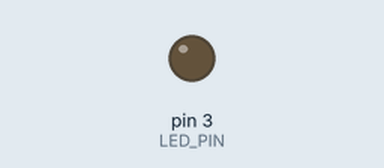
Bench run of a sketch on a simulated Arduino Uno, built with avr-gcc and run on an emulated ATmega328P. On the bench: output pins drawn as LEDs (lit = HIGH).

Above: at 0.05 s.
At 0.65 s:
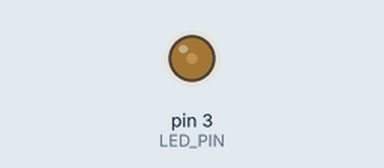
At 1.3 s:
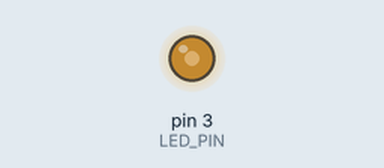
At 2.55 s:
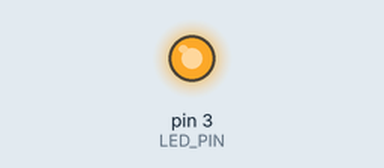
Timing chart, 0 to 5.9 s (numbered marks = the images above):
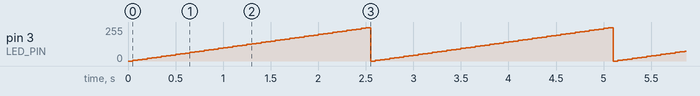

Measured:
- by itself, pin 3 (LED_PIN): ramps from 0/255 to 250/255 and jumps back, once every 2.6 s

The sketch:

B-fadeUp.ino
```cpp
/*****************************************************************************************
 *    RG 101 - Pulse-Width Modulation (PWM)
 *     Fade     _____________                         _____________
 *             |             |                       |             |
 *             |             |                       |             |
 *     ________|             |_______________________|             |_______________________
 *
 *  This code will fade an LED using Pulse-width modulation
 *
 *  Digital 3 - RobotGeek LED
 *
 * For a more in depth explanation of wiring,  this code and more information on using
 * Digital outputs and Arduino check out our Digital Output Tutorial
 * http://learn.robotgeek.com/robotgeek-101-1/232-pwm-primer.html
 *
 *  This code is based of the stnadard Arduino fade code
 *  https://www.arduino.cc/en/Tutorial/Fade
 *
 * Important Functions
 *  analogWrite()
 *****************************************************************************************/

const int LED_PIN = 3;      //pin number for the led pin - this is 'const' since it will not change during code, and saves Arduino memory
const int FADE_AMOUNT = 5; //amount to fade by - lower values create a more incremental, slower fade

int pwmValue;           //holds the current PWM value (0-255)\

//setup runs once when the Geekduino/Arduino is turned on
void setup()
{
  pinMode(LED_PIN, OUTPUT); //set LED_PIN to be an output

} //setup() is done, go to loop()

//loop runs forever once setup is complete
void loop()
{
  //analogWrite sets LED_PIN to whatever value is in PWMValue
  //This can be a value between 0 and 255. 0 is 0% duty cycle (off) and 255 is 100% duty cycle(on).
  //Values inbetween represent fractions of that duty cycle (i.e. 128 is ~50%).
  //NOTE - AnalogWrite does not create a 'true' analog value, but a PWM value
  analogWrite(LED_PIN, pwmValue);

  pwmValue = pwmValue + FADE_AMOUNT; //change the PWMValue for the next loop

  //if the PWM value gets to or higher than 255
  if(pwmValue >= 255)
  {
    pwmValue = 0; //reset the value back to 0
  }

  delay(50);  //wait 50 milliseconds to slow down the fading so that it is easy to see


}//go back to the first line in loop()
```
